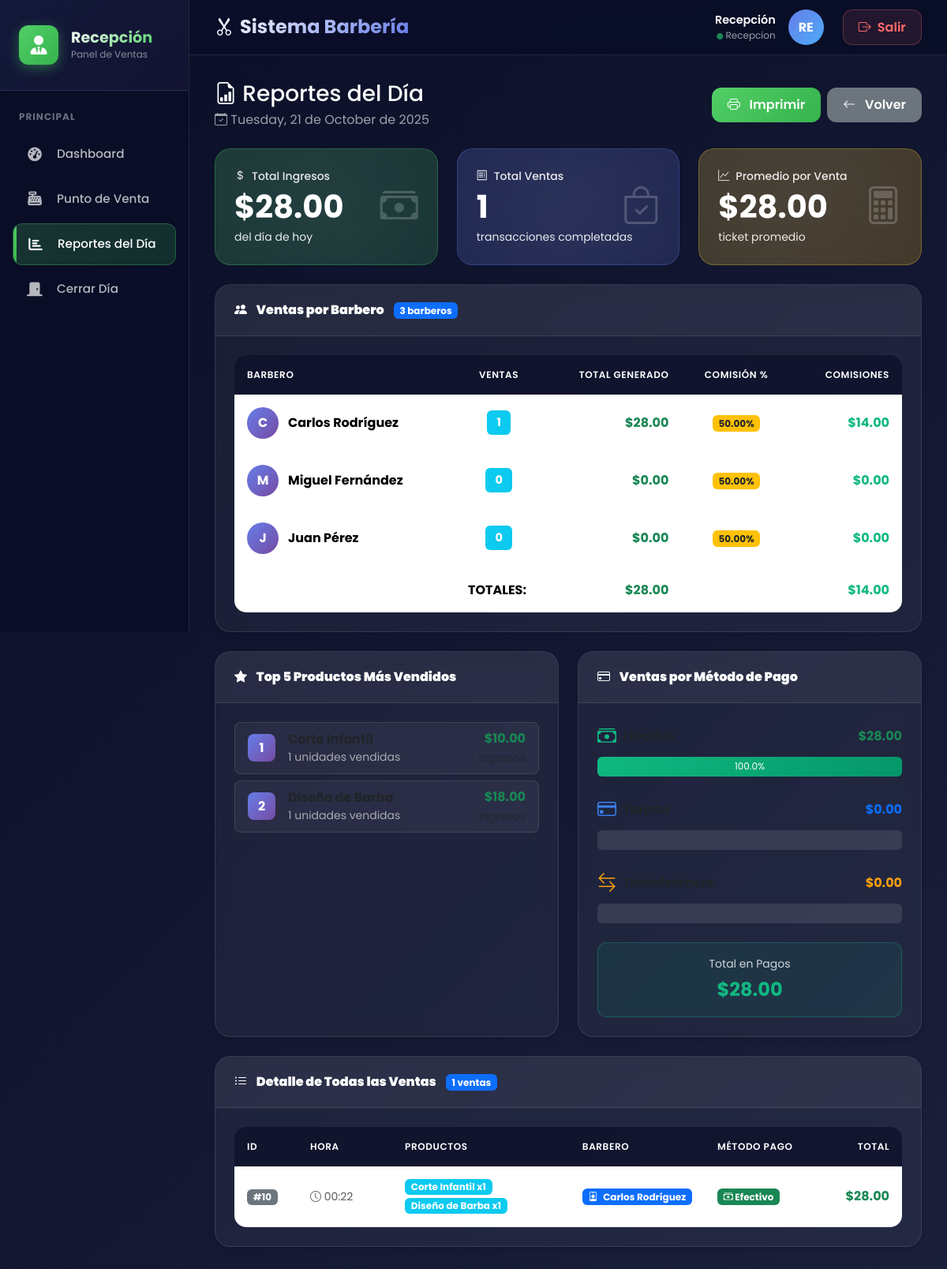
The page /reportes_dia.php (signed in) on the database its author committed.
### tables this page shows
CREATE TABLE `barbers` (
  `id` int(11) NOT NULL,
  `name` varchar(100) NOT NULL,
  `email` varchar(100) NOT NULL,
  `phone` varchar(20) DEFAULT NULL,
  `specialty` varchar(100) DEFAULT NULL,
  `commission_percentage` decimal(5,2) DEFAULT 0.00,
  `is_active` tinyint(1) DEFAULT 1,
  `photo` varchar(255) DEFAULT NULL,
  `created_at` timestamp NOT NULL DEFAULT current_timestamp(),
  `updated_at` timestamp NOT NULL DEFAULT current_timestamp() ON UPDATE current_timestamp()
);

CREATE TABLE `sales` (
  `id` int(11) NOT NULL,
  `user_id` int(11) DEFAULT NULL,
  `total` decimal(12,2) NOT NULL,
  `items` text NOT NULL,
  `payment_method` enum('efectivo','tarjeta','transferencia') DEFAULT 'efectivo',
  `notes` text DEFAULT NULL,
  `dia_cerrado` tinyint(1) DEFAULT 0,
  `created_at` datetime DEFAULT current_timestamp()
);

### reportes_dia.php (the view, shortened to what the rows shown need)
<?php
require 'db.php';
$today = date('Y-m-d');
try {
    $stmt = $pdo->prepare("
        SELECT
            b.id,
            b.name,
            b.commission_percentage,
            COUNT(bs.id) as num_ventas,
            COALESCE(SUM(s.total), 0) as total_ventas,
            COALESCE(SUM(bs.commission_amount), 0) as total_comisiones
        FROM barbers b
        LEFT JOIN barber_sales bs ON b.id = bs.barber_id
        LEFT JOIN sales s ON bs.sale_id = s.id AND DATE(s.created_at) = ?
        WHERE b.is_active = 1
        GROUP BY b.id, b.name, b.commission_percentage
        ORDER BY total_ventas DESC
    ");
    $stmt->execute([$today]);
    $ventas_barberos = $stmt->fetchAll();
    $stmt = $pdo->prepare("
        SELECT
            s.id,
            s.total,
            s.items,
            s.payment_method,
            s.created_at,
            b.name as barber_name
        FROM sales s
        LEFT JOIN barber_sales bs ON s.id = bs.sale_id
        LEFT JOIN barbers b ON bs.barber_id = b.id
        WHERE DATE(s.created_at) = ?
        ORDER BY s.created_at DESC
    ");
    $stmt->execute([$today]);
    $todas_ventas = $stmt->fetchAll();
} catch (PDOException $e) {
    error_log('Reportes Error: ' . $e->getMessage());
    $stats = ['total_ventas' => 0, 'total_ingresos' => 0, 'promedio_venta' => 0];
    $ventas_barberos = [];
    $todas_ventas = [];
    $top_productos = [];
    $metodos_pago = ['efectivo' => 0, 'tarjeta' => 0, 'transferencia' => 0];
}
include 'header.php';
?>
<div class="content">
    <div class="row mb-4">
        <div class="col-12">
            <div class="card">
                <div class="card-body">
                    <?php if(empty($ventas_barberos)): ?>
                        <div class="text-center py-4">
                            <i class="bi bi-inbox" style="font-size: 2.5rem; color: #cbd5e1;"></i>
                            <p class="text-muted mt-3 mb-0">No hay datos de barberos</p>
                        </div>
                    <?php else: ?>
                        <div class="table-responsive">
                            <table class="table table-hover align-middle mb-0">
                                <thead>
                                    <tr>
                                        <th>Barbero</th>
                                        <th class="text-center">Ventas</th>
                                        <th class="text-end">Total Generado</th>
                                        <th class="text-center">Comisión %</th>
                                        <th class="text-end">Comisiones</th>
                                    </tr>
                                </thead>
                                <tbody>
                                    <?php foreach($ventas_barberos as $vb): ?>
                                        <tr>
                                            <td>
                                                <div class="d-flex align-items-center">
                                                    <div style="width: 40px; height: 40px; background: linear-gradient(135deg, #667eea 0%, #764ba2 100%); border-radius: 50%; display: flex; align-items: center; justify-content: center; margin-right: 0.75rem; font-weight: 700; color: white;">
                                                        <?= strtoupper(substr($vb['name'], 0, 1)) ?>
                                                    </div>
                                                    <strong><?= e($vb['name']) ?></strong>
                                                </div>
                                            </td>
                                            <td class="text-center">
                                                <span class="badge bg-info" style="font-size: 0.9rem; padding: 0.5rem 0.75rem;">
                                                    <?= $vb['num_ventas'] ?>
                                                </span>
                                            </td>
                                            <td class="text-end">
                                                <strong class="text-success">$<?= number_format($vb['total_ventas'], 2) ?></strong>
                                            </td>
                                            <td class="text-center">
                                                <span class="badge bg-warning text-dark">
                                                    <?= number_format($vb['commission_percentage'], 2) ?>%
                                                </span>
                                            </td>
                                            <td class="text-end">
                                                <strong style="color: #10b981;">$<?= number_format($vb['total_comisiones'], 2) ?></strong>
                                            </td>
                                        </tr>
                                    <?php endforeach; ?>
                                </tbody>
                            </table>
                        </div>
                    <?php endif; ?>
                </div>
            </div>
        </div>
    </div>
    <div class="row">
        <div class="col-12">
            <div class="card">
                <div class="card-body">
                    <?php if(empty($todas_ventas)): ?>
                        <div class="text-center py-5">
                            <i class="bi bi-inbox" style="font-size: 3rem; color: #cbd5e1;"></i>
                            <p class="text-muted mt-3 mb-0">No hay ventas registradas hoy</p>
                        </div>
                    <?php else: ?>
                        <div class="table-responsive">
                            <table class="table table-hover align-middle mb-0">
                                <thead>
                                    <tr>
                                        <th style="width: 80px;">ID</th>
                                        <th style="width: 120px;">Hora</th>
                                        <th>Productos</th>
                                        <th style="width: 150px;">Barbero</th>
                                        <th style="width: 130px;">Método Pago</th>
                                        <th style="width: 120px;" class="text-end">Total</th>
                                    </tr>
                                </thead>
                                <tbody>
                                    <?php foreach($todas_ventas as $venta): ?>
                                        <tr>
                                            <td>
                                                <span class="badge bg-secondary">#<?= $venta['id'] ?></span>
                                            </td>
                                            <td>
                                                <small class="text-muted">
                                                    <i class="bi bi-clock"></i>
                                                    <?= date('H:i', strtotime($venta['created_at'])) ?>
                                                </small>
                                            </td>
                                            <td>
                                                <?php
                                                $items = json_decode($venta['items'], true);
                                                if (is_array($items) && !empty($items)) {
                                                    echo '<div class="d-flex flex-wrap gap-1">';
                                                    foreach($items as $item) {
                                                        $nombre = e($item['name'] ?? 'Producto');
                                                        $qty = intval($item['qty'] ?? 1);
                                                        echo '<span class="badge bg-info" style="font-size: 0.75rem;">' . $nombre . ' x' . $qty . '</span>';
                                                    }
                                                    echo '</div>';
                                                } else {
                                                    echo '<small class="text-muted">Sin detalles</small>';
                                                }
                                                ?>
                                            </td>
                                            <td>
                                                <?php if(!empty($venta['barber_name'])): ?>
                                                    <span class="badge bg-primary">
                                                        <i class="bi bi-person-badge me-1"></i>
                                                        <?= e($venta['barber_name']) ?>
                                                    </span>
                                                <?php else: ?>
                                                    <small class="text-muted">Sin asignar</small>
                                                <?php endif; ?>
                                            </td>
                                            <td>
                                                <?php
                                                $metodo = $venta['payment_method'] ?? 'efectivo';
                                                $iconos = [
                                                    'efectivo' => 'cash-stack',
                                                    'tarjeta' => 'credit-card',
                                                    'transferencia' => 'arrow-left-right'
                                                ];
                                                $colores = [
                                                    'efectivo' => 'success',
                                                    'tarjeta' => 'primary',
                                                    'transferencia' => 'warning'
                                                ];
                                                ?>
                                                <span class="badge bg-<?= $colores[$metodo] ?? 'secondary' ?>">
                                                    <i class="bi bi-<?= $iconos[$metodo] ?? 'question' ?>"></i>
                                                    <?= ucfirst($metodo) ?>
                                                </span>
                                            </td>
                                            <td class="text-end">
                                                <strong class="text-success">$<?= number_format($venta['total'], 2) ?></strong>
                                            </td>
                                        </tr>
                                    <?php endforeach; ?>
                                </tbody>
                            </table>
                        </div>
                    <?php endif; ?>
                </div>
            </div>
        </div>
    </div>
</div>
</body>
</html>

### rows shown on the page
barbers: name "C", name "Carlos Rodríguez", num_ventas "1", total_ventas "28.00", commission_percentage "50.00", total_comisiones "14.00"
barbers: name "M", name "Miguel Fernández", num_ventas "0", total_ventas "0.00", commission_percentage "50.00", total_comisiones "0.00"
barbers: name "J", name "Juan Pérez", num_ventas "0", total_ventas "0.00", commission_percentage "50.00", total_comisiones "0.00"
sales: id "10", created_at "00:22", nombre "Corte Infantil", qty "1", nombre "Diseño de Barba", barbers.name "Carlos Rodríguez", payment_method "Efectivo", total "28.00"

### other values the page prints
$_SESSION['user_name'] "Recepción"
$_SESSION['user_role'] "Recepcion"
substr(e($_SESSION['user_name']), 0, 2) "RE"
$stats['total_ingresos'] "28.00"
$stats['total_ventas'] "1"
$stats['promedio_venta'] "28.00"
count($ventas_barberos) "3"
array_sum(array_column($ventas_barberos, 'total_ventas')) "28.00"
array_sum(array_column($ventas_barberos, 'total_comisiones')) "14.00"
$cantidad "1"
$ingreso "10.00"
$ingreso "18.00"
$metodos_pago['efectivo'] "28.00"
$porcentaje_efectivo "100.0"
$metodos_pago['tarjeta'] "0.00"
